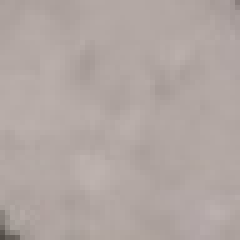
#> input picture square6.jpg, 48 x 48 px (shown 5 times larger)
$ python example.py
#> lines starting #> are read from the running program, lines starting #| are printed output that depends on the picture
### dominantColors.py
import cv2
from sklearn.cluster import KMeans
import numpy as np
import matplotlib.pyplot as plt
from mpl_toolkits.mplot3d import Axes3D


class DominantColors:

    CLUSTERS = None
    IMAGE = None
    COLORS = None
    LABELS = None

    def __init__(self,image,images, clusters = 3):
        self.CLUSTERS = clusters
        self.IMAGE = image
        self.IMAGES = images
    def dominantColors(self):

        img = self.IMAGE
        #reshaping to a list of pixels
        img = img.reshape((img.shape[0]*img.shape[1],3))

        #save image after operations
        self.FLAT_IMAGE = img

        #using K-means clust to pixels
        kmeans = KMeans(n_clusters= self.CLUSTERS)
        kmeans.fit(img)

        #the cluster centers are our dominant colors.
        self.COLORS = kmeans.cluster_centers_

        #save labels
        self.LABELS = kmeans.labels_


        #returning after converting to integer from float
        return self.COLORS.astype(int)


    def plotHistogram(self):

        #labels form 0 to no. of clusters
        numLabels = np.arange(0, self.CLUSTERS+1)

        #create frequency count tables
        (hist,_) = np.histogram(self.LABELS, bins = numLabels)


        hist = hist.astype("float")
        hist /= hist.sum()

        #appending frequencies to cluster centers
        centroids = self.COLORS.astype(float)

        # create empty chart
        chart = np.zeros((50,500,3), dtype=np.uint8)
        start = 0
        colors = sorted([(percent, color) for (percent, color) in zip(hist, centroids)])

        #display chart
        for (percent, color) in colors:
            print(color, "{:0.2f}%".format(percent * 100))
            end = start + (percent * 500)
            cv2.rectangle(chart, (int(start), 0), (int(end), 50), \
                        color.astype("uint8").tolist(), -1)
            start = end


        plt.figure()
        plt.axis("off")
        plt.imshow(chart)
        plt.show()

    def rgb_to_hex(self, rgb):
        return '#%02x%02x%02x' % (int(rgb[0]),int(rgb[1]),int(rgb[2]))

    def plotClusters(self):
        #plotting
        fig = plt.figure()
        ax = Axes3D(fig, auto_add_to_figure=False)
        fig.add_axes(ax)
        for label, pix in zip(self.LABELS, self.FLAT_IMAGE):
            ax.scatter(pix[0],pix[1],pix[2], color = self.rgb_to_hex(self.COLORS[label]))
        plt.show()

    def colorPixels(self):
        shape = self.IMAGE.shape

        img = np.zeros((shape[0]*shape[1],3))
        labels = self.LABELS

        for i, color in enumerate(self.COLORS):
            indices = np.where(labels == i)[0]

            for index in indices:
                img[index] = color

        img = img.reshape((shape[0],shape[1],3)).astype(int)
        #display img

        plt.figure()
        plt.axis("off")
        plt.imshow(img)
        plt.show()


    def imageChannelHistogram(self,channel, bins=256):
        img = self.IMAGE
        # hsv, lab = DominantColors.cvtColorSpace(self)
        heights, edges = np.histogram(img[:,:,channel], bins, (0,256))
        return heights, edges

    # [30 lines left out: function plotMultipleHistogram, not called in this run]


    def saveHistogram(self, path, plotFigure=False):

        # img = self.IMAGE
        #Computing the histograms for each channel
        Rheights, edges = self.imageChannelHistogram(0)
        Gheights, edges = self.imageChannelHistogram(1)
        Bheights, edges = self.imageChannelHistogram(2)

        #Converting the result to strings for saving as a csv
        edges_str = edges.astype(int).astype(str)[:-1]
        Bheights_str = Bheights.astype(int).astype(str)
        Gheights_str = Gheights.astype(int).astype(str)
        Rheights_str = Rheights.astype(int).astype(str)

        #Sticking them together
        combo = np.concatenate(([edges_str], [Rheights_str], [Gheights_str], [Bheights_str]), axis=0).T

        #Saving the csv file
        np.savetxt(path+'.csv', combo, fmt='%s', header='bin, Red Channel, Green Channel, Blue Channel', delimiter=',', comments='')

        ###Also saving plots of the histograms for immediate inspection###

        #Average of successive edges will be the centers of the bins
        centers = (edges[:-1] + edges[1:]) / 2


        #Setup for histogram plotting
        #default value for plotFigure is false
        if plotFigure:
            histoFig = plt.figure()
            histoAxis = histoFig.add_subplot(111)

            histoAxis.set_facecolor('xkcd:grey')
            histoAxis.set_xlim([0,256])
            histoAxis.set_xticks(np.linspace(0,256,9))
            histoAxis.set_xlabel("Intensity")
            histoAxis.set_ylabel("Counts")
            histoAxis.set_title(f"Zone {path.split('_')[-1]} Histogram")


            #Plots the histograms
            histoPlotBlue = histoAxis.bar(centers, Bheights, align='center', color='blue', width=edges[1] - edges[0], alpha=0.6)
            histoPlotGreen = histoAxis.bar(centers, Gheights, align='center', color='green', width=edges[1] - edges[0], alpha=0.6)
            histoPlotRed = histoAxis.bar(centers, Rheights, align='center', color='red', width=edges[1] - edges[0], alpha=0.6)


            #Saving the figures
            histoFig.savefig(path+'.png')


    def getAveColor(self, getHSV=True,getLab=True):
        hsv, lab ,gray= DominantColors.cvtColorSpace(self)
        img_MEAN_RGB = []
        img_STD_RGB = []
        img_MEAN_HSV = []
        img_STD_HSV = []
        img_MEAN_Lab = []
        img_STD_Lab = []


        img = self.IMAGE
        for i in range(0,3):
            val = np.reshape(img[:,:,i],-1)
            # masked = np.ma.masked_less(val,20)
            img_mean = np.mean(val)
            img_std = np.std(val)
            img_MEAN_RGB.append(img_mean)
            img_STD_RGB.append(img_std)

            # return img_MEAN_RGB, img_STD_RGB
        if getHSV:
            for i in range(0,3):
                val_hsv = np.reshape(hsv[:,:,i],-1)
                # masked_hsv = np.ma.masked_less(val_hsv,20)
                img_mean_hsv = np.mean(val_hsv)
                img_std_hsv = np.std(val_hsv)
                img_MEAN_HSV.append(img_mean_hsv)
                img_STD_HSV.append(img_std_hsv)

            # return img_MEAN_HSV, img_STD_HSV

        if getLab:
            for i in range(0,3):
                val_lab = np.reshape(lab[:,:,i],-1)
                # masked_lab = np.ma.masked_less(val_lab,20)
                img_mean_lab = np.mean(val_lab)
                img_std_lab = np.std(val_lab)
                img_MEAN_Lab.append(img_mean_lab)
                img_STD_Lab.append(img_std_lab)

            # return img_MEAN_Lab, img_STD_Lab

        return img_MEAN_RGB, img_STD_RGB, img_MEAN_HSV, img_STD_HSV, img_MEAN_Lab, img_STD_Lab

    def cvtColorSpace(self):
        img = self.IMAGE
        hsv= cv2.cvtColor(img,cv2.COLOR_RGB2HSV)
        lab = cv2.cvtColor(img,cv2.COLOR_RGB2LAB)
        gray = cv2.cvtColor(img,cv2.COLOR_RGB2GRAY)


        return hsv, lab, gray

### example.py
from dominantColors import DominantColors
import cv2


#open image
# img = 'colors.jpeg'
img = 'square6.jpg'
# img = 'colors.jpeg'
img = cv2.imread(img)
#> img is the input picture: shape (48, 48, 3); mean B, G, R 162.2, 166.1, 177

#convert to RGB from BGR
img = cv2.cvtColor(img, cv2.COLOR_BGR2RGB)

#no. of clusters
clusters = 2

#initialize using constructor
dc = DominantColors(img, clusters)

#print dominant colors
colors = dc.dominantColors()
#> in dominantColors, `img = img.reshape((img.shape[0]*img.shape[1],3))`: img = 2304 rows, first 8: [170, 159, 155], [172, 161, 157], [173, 162, 158], [171, 160, 156], [170, 159, 155], [172, 161, 157], [173, 162, 158], [172, 161, 157]
#> in dominantColors, `self.FLAT_IMAGE = img`: self.FLAT_IMAGE has the same summary as img
#> colors = [[175, 164, 160], [120, 113, 108], [180, 169, 166]]
print(colors)
#| [[175 164 160]
#|  [120 113 108]
#|  [180 169 166]]
# dc.imageChannelHistogram()

dc.saveHistogram("Histogram")
#> in imageChannelHistogram, `heights, edges = np.histogram(img[:,:,channel], bins, (0,256))`: heights = 256 values, max 375 at index 178, min 0 at index 0, mean 9; edges = 257 values from 0 to 256
#> in saveHistogram, `Rheights, edges = self.imageChannelHistogram(0)`: Rheights has the same summary as heights in imageChannelHistogram
#> in saveHistogram, `Gheights, edges = self.imageChannelHistogram(1)`: Gheights = 256 values, max 367 at index 167, min 0 at index 0, mean 9
#> in saveHistogram, `Bheights, edges = self.imageChannelHistogram(2)`: Bheights = 256 values, max 368 at index 163, min 0 at index 0, mean 9
#> in saveHistogram, `centers = (edges[:-1] + edges[1:]) / 2`: centers = 256 values from 0.5 to 255.5
dc.plotHistogram()
#> after the loop in plotHistogram, `for (percent, color) in colors:`:
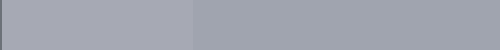
#> chart: shape (50, 500, 3); mean of channels 0, 1, 2 176.7, 165.7, 162.1; drawn as B, G, R
dc.plotClusters()
#> the loop in plotClusters, `for label, pix in zip(self.LABELS, self.FLAT_IMAGE):` made 2304 passes
#> (label, pix) on passes 1 to 3: (0, [170, 159, 155]), (0, [172, 161, 157]), (0, [173, 162, 158])
#> in plotClusters, `plt.show()`:
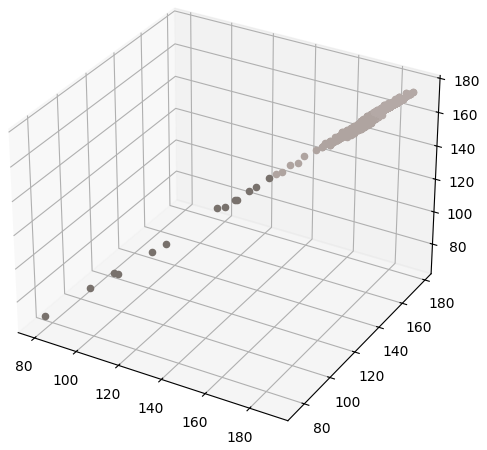
#> figure drawn by matplotlib, 1 panel
dc.getAveColor()
#> in cvtColorSpace, `hsv= cv2.cvtColor(img,cv2.COLOR_RGB2HSV)`: hsv: shape (48, 48, 3); mean H, S, V 7.9, 21.3, 177
#> in cvtColorSpace, `lab = cv2.cvtColor(img,cv2.COLOR_RGB2LAB)`: lab: shape (48, 48, 3); mean of channels 0, 1, 2 176, 131, 131.4
#> the loop in getAveColor, `for i in range(0,3):` made 3 passes
#> (img_mean, img_std) on passes 1 to 3: (177, 5.99), (166.1, 5.69), (162.2, 5.84)
#> after the loop in getAveColor, `for i in range(0,3):`: img_MEAN_RGB = [177, 166.1, 162.2]; img_STD_RGB = [5.99, 5.69, 5.84]
#> the loop in getAveColor, `for i in range(0,3):` made 3 passes
#> (img_mean_hsv, img_std_hsv) on passes 1 to 3: (7.87, 1.4), (21.34, 1.18), (177, 5.99)
#> after the loop in getAveColor, `for i in range(0,3):`: img_MEAN_HSV = [7.87, 21.34, 177]; img_STD_HSV = [1.4, 1.18, 5.99]
#> the loop in getAveColor, `for i in range(0,3):` made 3 passes
#> (img_mean_lab, img_std_lab) on passes 1 to 3: (176, 5.69), (131, 0.348), (131.4, 0.627)
#> after the loop in getAveColor, `for i in range(0,3):`: img_MEAN_Lab = [176, 131, 131.4]; img_STD_Lab = [5.69, 0.348, 0.627]
dc.colorPixels()
